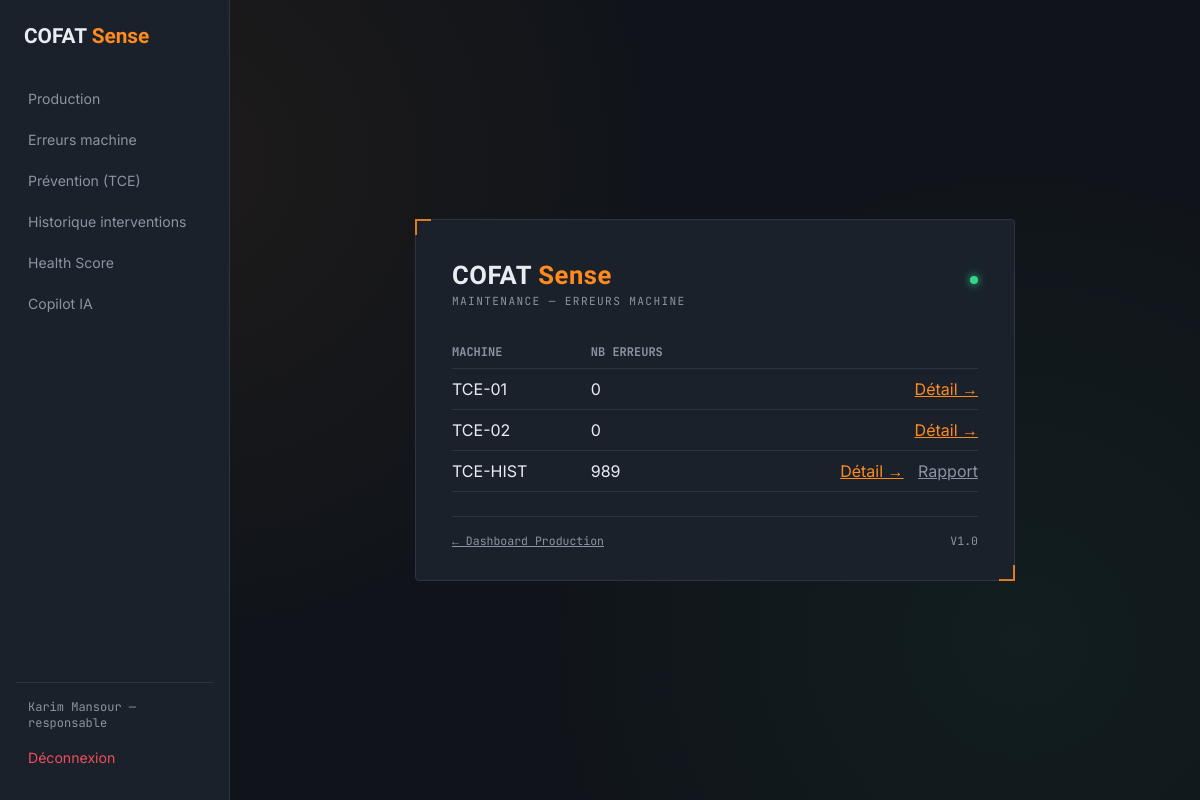
Page /maintenance/erreurs (signed in) on the committed database.
### app/models.py (models this page shows, shortened)
class User(UserMixin, db.Model):
    __tablename__ = "users"
    id = db.Column(db.Integer, primary_key=True)
    matricule = db.Column(db.String(20), unique=True, nullable=False)
    nom = db.Column(db.String(80), nullable=False)
    prenom = db.Column(db.String(80), nullable=False)
    email = db.Column(db.String(120), unique=True, nullable=False, index=True)
    password_hash = db.Column(db.String(255), nullable=False)
    role = db.Column(db.Enum(Role), nullable=False, default=Role.TECHNICIEN)
    actif = db.Column(db.Boolean, default=True, nullable=False)
    date_creation = db.Column(db.DateTime, default=datetime.utcnow)
    derniere_connexion = db.Column(db.DateTime, nullable=True)
    @property
    def nom_complet(self) -> str:
        return f"{self.prenom} {self.nom}"

class Machine(db.Model):
    __tablename__ = "machines"
    id = db.Column(db.Integer, primary_key=True)
    code = db.Column(db.String(50), unique=True, nullable=False)
    nom = db.Column(db.String(100), nullable=True)
    ligne = db.Column(db.String(50), nullable=True)
    groupe = db.Column(db.String(50), nullable=True)
    uap = db.Column(db.String(20), nullable=True)
    actif = db.Column(db.Boolean, default=True)
    seuil_comptage = db.Column(db.Integer, nullable=True)
    productions = db.relationship("ProductionRecord", back_populates="machine")

### app/maintenance/routes.py (the view)
@maintenance_bp.route("/erreurs")
@login_required
def liste_erreurs():
    machines = Machine.query.order_by(Machine.code).all()
    compteurs = dict(
        db.session.query(ErreurMachine.machine_id, func.count(ErreurMachine.id))
        .group_by(ErreurMachine.machine_id)
        .all()
    )
    return render_template(
        "maintenance/erreurs_dashboard.html", machines=machines, compteurs=compteurs
    )

### app/templates/maintenance/erreurs_dashboard.html (shortened to what this page needs)
{% extends "base.html" %}
{% block content %}
<div class="panel" style="width: min(600px, 100%);">
  <div class="panel-header">
    <span class="brand">COFAT <span>Sense</span></span>
    <span class="status-dot"></span>
  </div>
  <p class="eyebrow">Maintenance — Erreurs machine</p>
  <table style="width:100%; border-collapse: collapse; margin-top: 10px;">
    <thead>
      <tr style="text-align:left; border-bottom: 1px solid var(--border);">
        <th style="padding: 8px 0; color: var(--text-muted); font-family: var(--font-mono); font-size: 0.75rem;">MACHINE</th>
        <th style="padding: 8px 0; color: var(--text-muted); font-family: var(--font-mono); font-size: 0.75rem;">NB ERREURS</th>
        <th></th>
      </tr>
    </thead>
    <tbody>
      {% for machine in machines %}
      <tr style="border-bottom: 1px solid var(--border);">
        <td style="padding: 10px 0;">{{ machine.code }}</td>
        <td style="padding: 10px 0;">{{ compteurs.get(machine.id, 0) }}</td>
        <td style="padding: 10px 0; text-align:right;">
          <a href="{{ url_for('maintenance.erreurs_machine', machine_id=machine.id) }}" style="color: var(--accent);">Détail →</a>
          {% if compteurs.get(machine.id, 0) > 0 %}
          <a href="{{ url_for('maintenance.rapport_analyse', machine_id=machine.id) }}" style="color: var(--text-muted); margin-left: 10px;">Rapport</a>
          {% endif %}
        </td>
      </tr>
      {% endfor %}
    </tbody>
  </table>
  <div class="panel-footer">
    <a href="{{ url_for('production.dashboard') }}" style="color: var(--text-muted);">← Dashboard Production</a>
    <span>V1.0</span>
  </div>
</div>
{% endblock %}

### app/templates/base.html (shortened to what this page needs)
<!doctype html>
<html lang="fr">
<head>
  <link rel="stylesheet" href="{{ url_for('static', filename='css/style.css') }}">
</head>
<body>
  {% if current_user.is_authenticated %}
  <nav class="sidebar">
    <div class="sidebar-brand">COFAT <span>Sense</span></div>
    <a href="{{ url_for('production.dashboard') }}" class="nav-link">Production</a>
    <a href="{{ url_for('maintenance.liste_erreurs') }}" class="nav-link">Erreurs machine</a>
    <a href="{{ url_for('maintenance.prevention_dashboard') }}" class="nav-link">Prévention (TCE)</a>
    <a href="{{ url_for('maintenance.historique_interventions') }}" class="nav-link">Historique interventions</a>
    <a href="{{ url_for('health.dashboard') }}" class="nav-link">Health Score</a>
    <a href="{{ url_for('copilot.dashboard') }}" class="nav-link">Copilot IA</a>
    <div class="sidebar-footer">
      <span class="sidebar-user">{{ current_user.nom_complet }} — {{ current_user.role.value }}</span>
      <a href="{{ url_for('auth.logout') }}" class="nav-link nav-link--logout">Déconnexion</a>
    </div>
  </nav>
  {% endif %}
  <div class="page-content">
    {% block content %}{% endblock %}
  </div>
</body>
</html>

### app/static/css/style.css (style rules this page uses)
:root { --bg-base: #10141a; --bg-panel: #1a212b; --bg-panel-raised: #212a37; --border: #2b3543; --text-primary: #e9edf2; --text-muted: #8a94a3; --accent: #ff8a1e; --accent-dim: #d9720f; --ok: #35d68a; --danger: #ef4d5e; --font-display: "Barlow Condensed", sans-serif; --font-body: "Inter", sans-serif; --font-mono: "JetBrains Mono", monospace; }
* { box-sizing: border-box; }
body { margin: 0; min-height: 100vh; background: var(--bg-base); background-image: radial-gradient(circle at 15% 20%, rgba(255, 138, 30, 0.06), transparent 40%), radial-gradient(circle at 85% 80%, rgba(53, 214, 138, 0.05), transparent 40%); color: var(--text-primary); font-family: var(--font-body); display: flex; align-items: stretch; justify-content: flex-start; padding: 0; }
.page-content { flex: 1; display: flex; align-items: center; justify-content: center; padding: 40px 24px; min-height: 100vh; }
.sidebar { width: 230px; flex-shrink: 0; background: var(--bg-panel); border-right: 1px solid var(--border); padding: 24px 16px; display: flex; flex-direction: column; gap: 4px; }
.sidebar-brand { font-family: var(--font-display); font-weight: 700; font-size: 1.3rem; margin-bottom: 28px; padding: 0 8px; }
.sidebar-brand span { color: var(--accent); }
.nav-link { color: var(--text-muted); text-decoration: none; padding: 10px 12px; border-radius: 4px; font-size: 0.88rem; transition: background 0.15s ease, color 0.15s ease; }
.sidebar-footer { margin-top: auto; padding-top: 16px; border-top: 1px solid var(--border); display: flex; flex-direction: column; gap: 8px; }
.sidebar-user { font-family: var(--font-mono); font-size: 0.75rem; color: var(--text-muted); padding: 0 12px; }
.nav-link--logout { color: var(--danger); }
.panel { position: relative; width: min(400px, 100%); background: var(--bg-panel); border: 1px solid var(--border); border-radius: 4px; padding: 40px 36px 32px; }
.panel::before, .panel::after { content: ""; position: absolute; width: 14px; height: 14px; border: 2px solid var(--accent); opacity: 0.85; }
.panel::before { top: -1px; left: -1px; border-right: none; border-bottom: none; }
.panel::after { bottom: -1px; right: -1px; border-left: none; border-top: none; }
.panel-header { display: flex; align-items: baseline; justify-content: space-between; margin-bottom: 4px; }
.brand { font-family: var(--font-display); font-weight: 700; font-size: 1.6rem; letter-spacing: 0.02em; color: var(--text-primary); }
.brand span { color: var(--accent); }
.status-dot { width: 8px; height: 8px; border-radius: 50%; background: var(--ok); box-shadow: 0 0 8px var(--ok); display: inline-block; }
.eyebrow { font-family: var(--font-mono); font-size: 0.7rem; letter-spacing: 0.12em; text-transform: uppercase; color: var(--text-muted); margin: 0 0 28px; }
.panel-footer { margin-top: 24px; padding-top: 16px; border-top: 1px solid var(--border); font-family: var(--font-mono); font-size: 0.72rem; color: var(--text-muted); display: flex; justify-content: space-between; }
:root { --cat-mecanique-bg: #eef2ff; --cat-mecanique-border: #6366f1; --cat-mecanique-text: #4338ca; --cat-electrique-bg: #fff7ed; --cat-electrique-border: #f59e0b; --cat-electrique-text: #b45309; --cat-pneumatique-bg: #ecfeff; --cat-pneumatique-border: #06b6d4; --cat-pneumatique-text: #0e7490; --cat-informatique-bg: #faf5ff; --cat-informatique-border: #a855f7; --cat-informatique-text: #7e22ce; --cat-securite-bg: #fef2f2; --cat-securite-border: #ef4444; --cat-securite-text: #b91c1c; }

### rows in the picture
User: nom_complet "Karim Mansour", role.value "responsable"
Machine: code "TCE-01", get "0"
Machine: code "TCE-02", get "0"
Machine: code "TCE-HIST", get "989"
